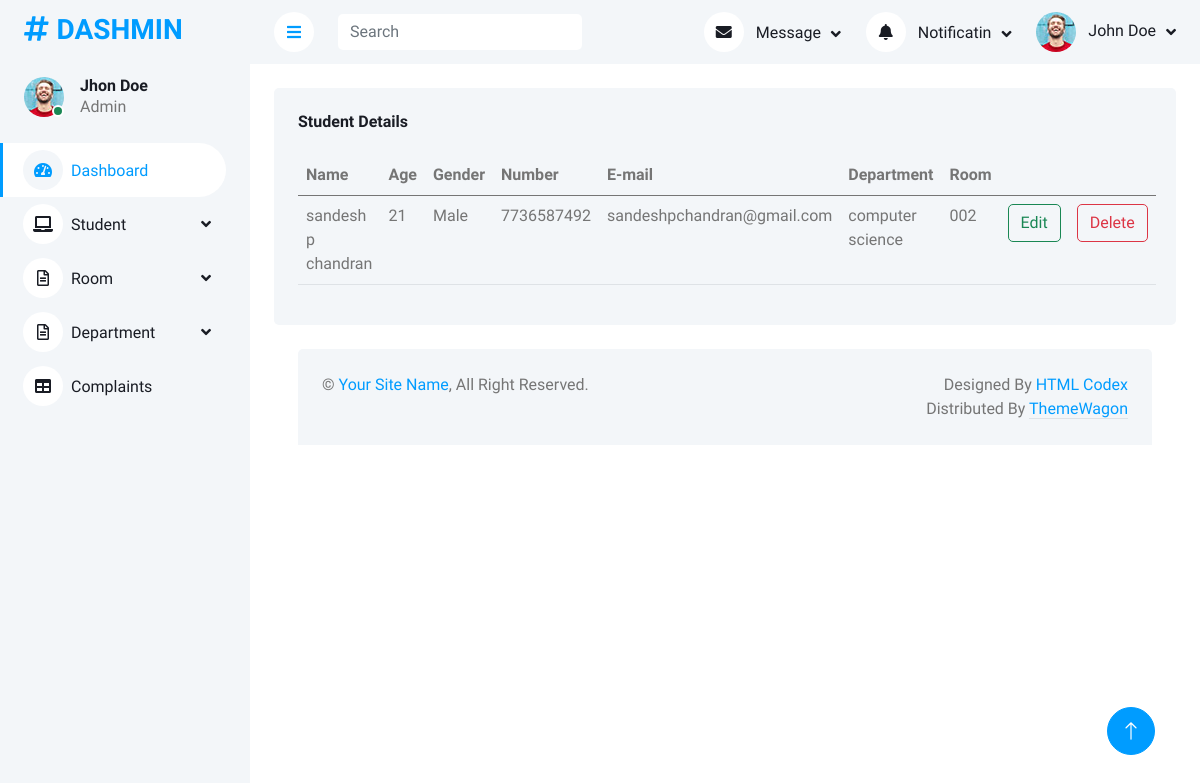
Before: /AdminApp/displaystudent/ with the older database file.
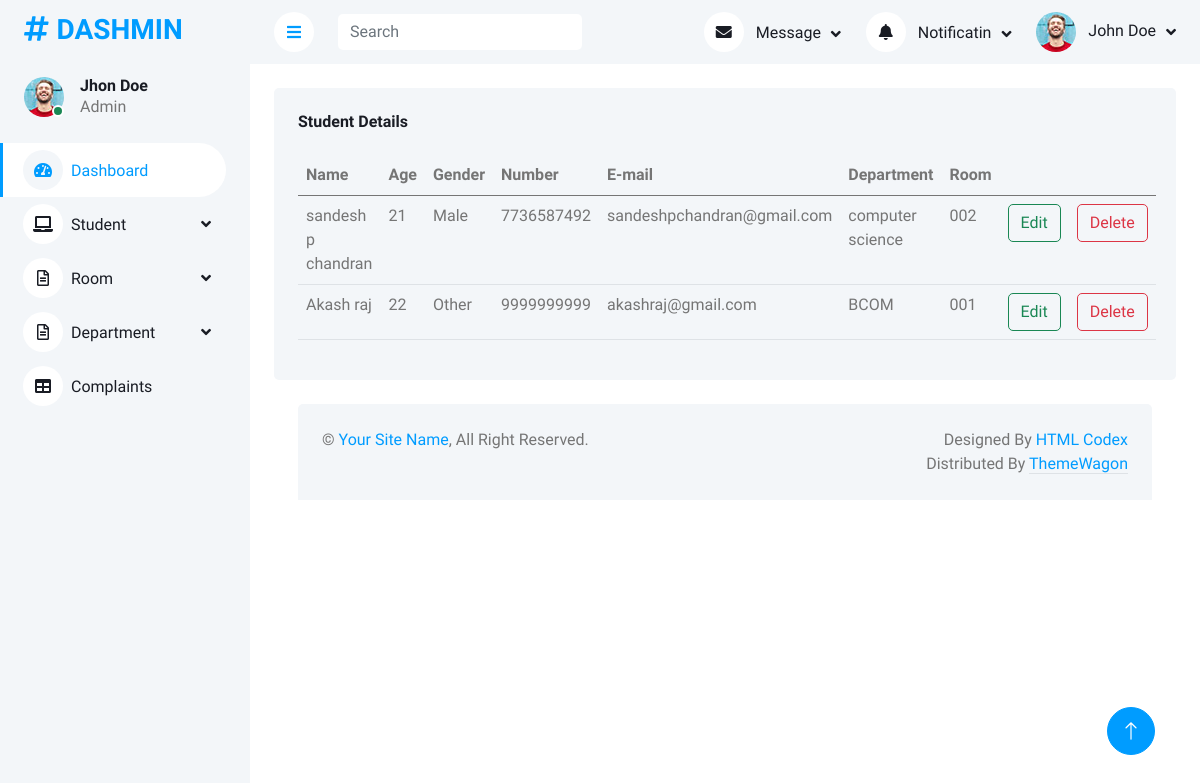
After: the same page with the newer database file.
### AdminApp/models.py (models this page shows)
class Studentdb(models.Model):
    sname=models.CharField(max_length=50,blank=True,null=True)
    age=models.CharField(max_length=50,blank=True,null=True)
    gender=models.CharField(max_length=50,blank=True,null=True)
    number=models.CharField(max_length=50,blank=True,null=True)
    email=models.CharField(max_length=50,blank=True,null=True)
    sdepartment=models.CharField(max_length=50,blank=True,null=True)
    sroom=models.CharField(max_length=50,blank=True,null=True)

### AdminApp/views.py (the view)
# urls.py: path('displaystudent/', views.displaystudent, name="displaystudent"),
def displaystudent(request):
    data=Studentdb.objects.all()
    return render(request,"displaystudent.html",{'data':data})

### AdminApp/templates/displaystudent.html (shortened to what this page needs)
<!DOCTYPE html>
{% extends 'index.html' %}
{% block content %}
<html lang="en">
<head>
</head>
<body>
<div class="bg-light rounded h-100 p-4">
                            <h6 class="mb-4">Student Details</h6>
                            <table class="table table-hover">
                                <thead>
                                    <tr>
                                       <th scope="col">Name</th>
                                        <th scope="col">Age</th>
                                        <th scope="col">Gender</th>
                                        <th scope="col">Number</th>
                                        <th scope="col">E-mail</th>
                                        <th scope="col">Department</th>
                                        <th scope="col">Room</th>
                                        <th scope="col"></th>
                                        <th scope="col"></th>
                                    </tr>
                                </thead>
                                <tbody>
                                     {% for i in data %}
                                    <tr>
                                        <td>{{i.sname}}</td>
                                        <td>{{i.age}}</td>
                                        <td>{{i.gender}}</td>
                                        <td>{{i.number}}</td>
                                        <td>{{i.email}}</td>
                                        <td>{{i.sdepartment}}</td>
                                        <td>{{i.sroom}}</td>
                                        <td> <form action="{% url 'editstudent' dataid=i.id %}">
                                            <button  class="btn btn-outline-success " >Edit</button>
                                        </form>
                                        </td>
                                        <td>
                                            <form action="{% url 'deletestudent' dataid=i.id %}">
                                                <button class="btn btn-outline-danger " >Delete</button>
                                            </form>
                                        </td>
                                    </tr>
                                {% endfor %}
                                </tbody>
                            </table>
                        </div>
</body>
</html>
{% endblock %}

Changed rows visible on the page:
added Studentdb: sname "Akash raj", age "22", gender "Other", number "9999999999", email "akashraj@gmail.com", sdepartment "BCOM", sroom "001"
